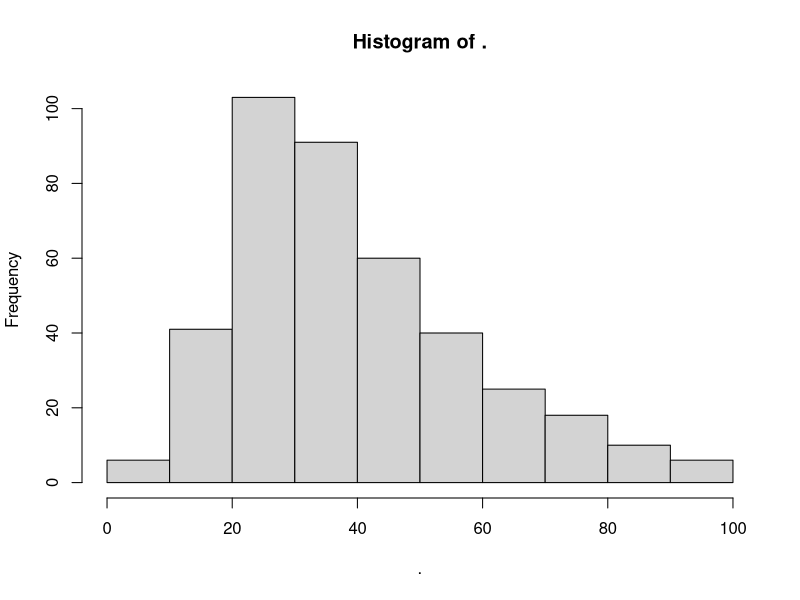
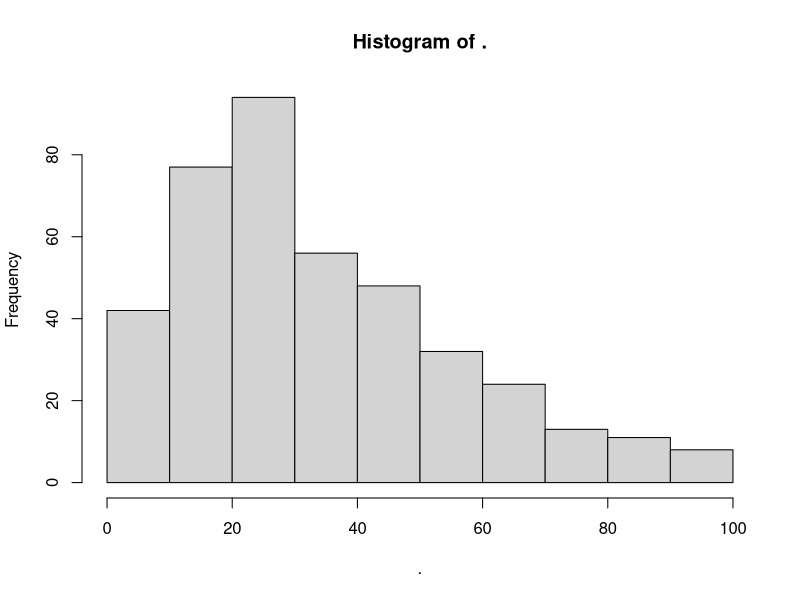
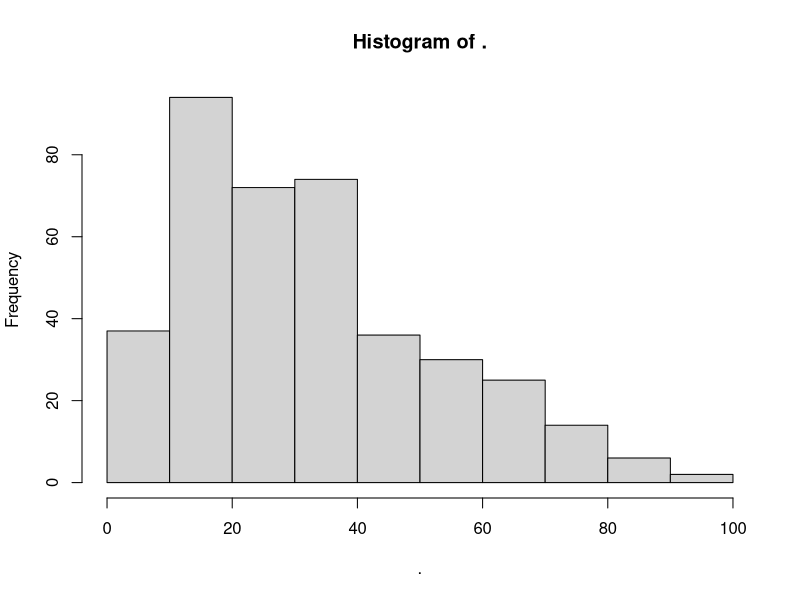
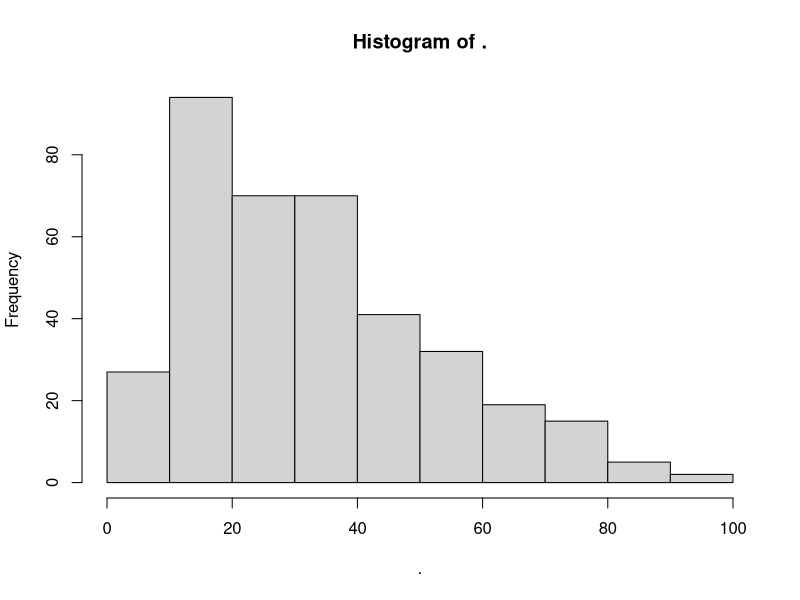
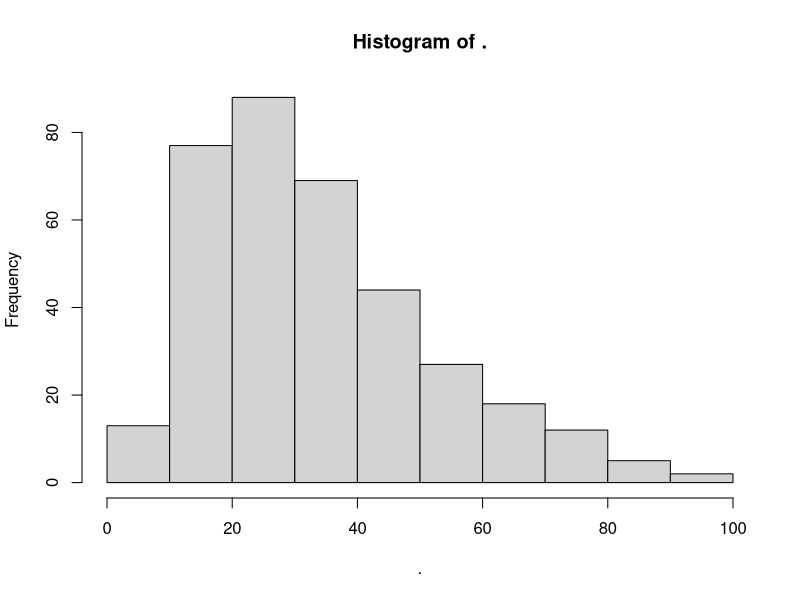
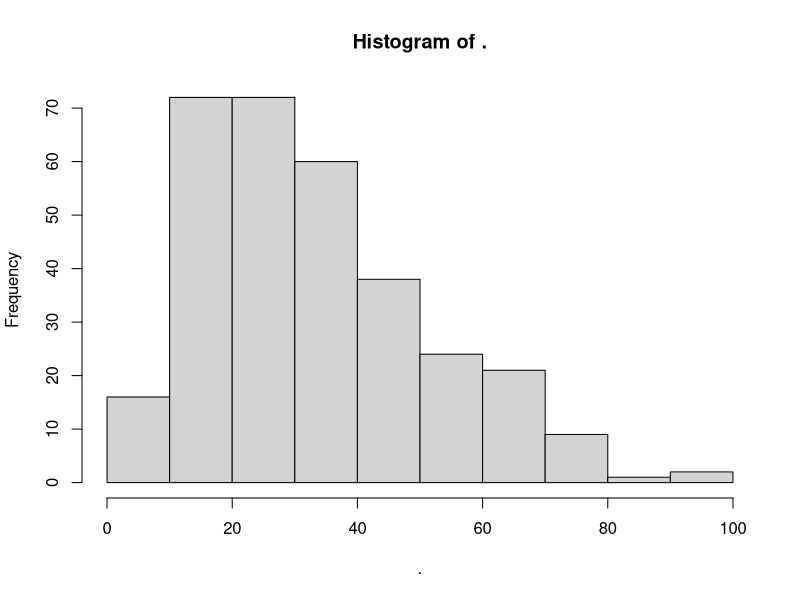
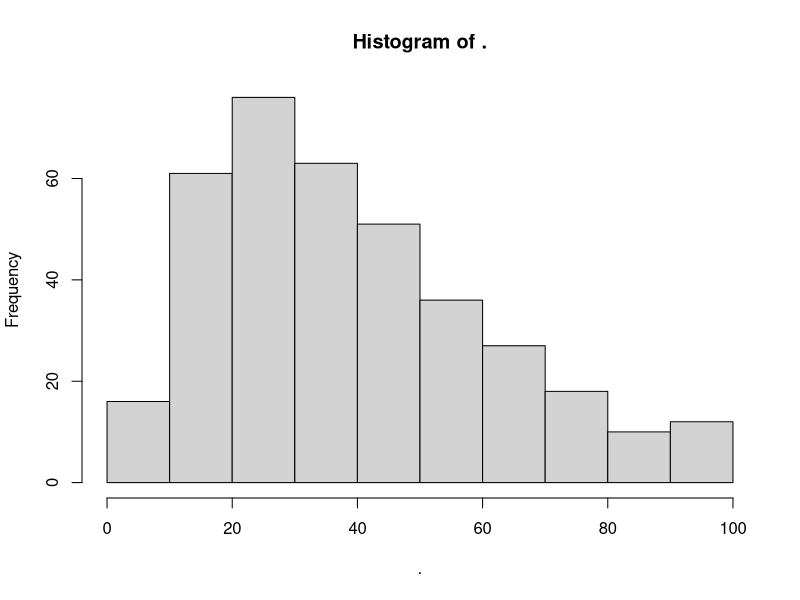
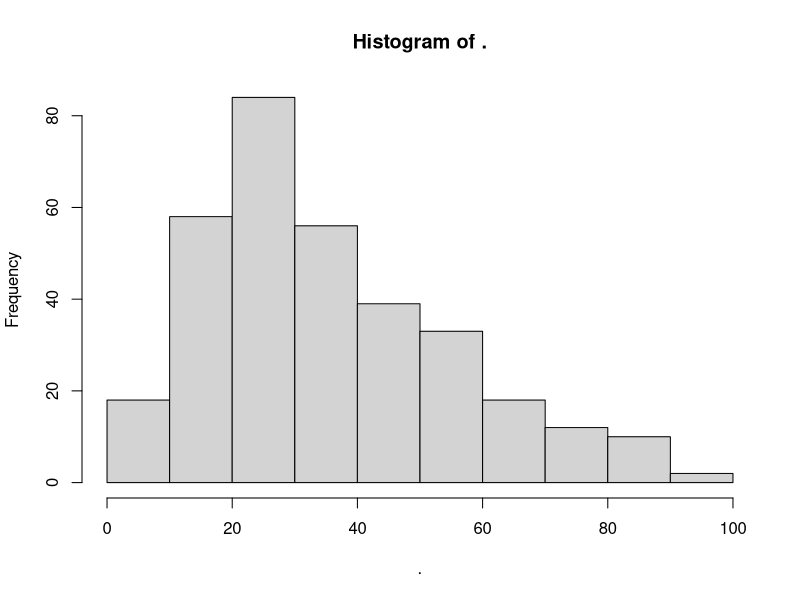

Write the R code that produced these figures, in order. (Note: this script raises an error after producing the figures.)
require(tidyverse)
require(lme4)
doit<-1
while (doit) {
    Ngroup2s = 10
    dd2<-MASS::mvrnorm(n=Ngroup2s, mu = c(0,0), Sigma = matrix(c(1,.3,.3,1),byrow = T, nrow=2))
    cor(dd2)
    
    df<-as.data.frame(c())
    for(i in 1:Ngroup2s){
        Ngroups = round(rnorm(1,7,2))
        NperGroup = rep(5,Ngroups)
        N = sum(NperGroup)
        groups = map(seq_along(NperGroup), ~rep(.,NperGroup[.])) %>% unlist() %>% factor
        
        dd<-MASS::mvrnorm(n=Ngroups, mu = c(0,0), Sigma = matrix(c(2,1,1,2),byrow = T, nrow=2))
        x = map(1:Ngroups, ~1:NperGroup[.]) %>% unlist
        xx = map(1:Ngroups, ~rep(rdunif(1,2,10), NperGroup[.]))%>% unlist
        x2 = i%%2
        e = rnorm(N, sd = 10)
        y = 0 + dd[groups,1]+dd2[i,1] + 3*x*xx + (2+dd[groups,2]+dd2[i,2])*x + (-6 * x2)*x+ (2 * x2) + e
        d = data.frame(x,xx,x2, y, groups)
        d$ng2 = i
        df<-rbind(df,d)
    }
    
    df$y<-df$y+abs(min(df$y))
    df$y<-df$y/(max(df$y))*100
    df$y %>% hist()
    
    #df$x<-df$x+12
    lmer(y~scale(x)*factor(x2)+(1+scale(x)|ng2/groups),df,control=lmerControl(optimizer = "bobyqa")) -> m
    print(VarCorr(m))
    
    t1 = attributes(VarCorr(m)[[1]])$stddev
    t2 = attributes(VarCorr(m)[[1]])$correlation
    t3 = attributes(VarCorr(m)[[2]])$stddev
    t4 = attributes(VarCorr(m)[[2]])$correlation
    
    if(!isSingular(m) & all(t1 != 0) & !(t2[lower.tri(t2)] %in% c(0,1,-1)) & all(t3 != 0) & !(t4[lower.tri(t4)] %in% c(0,1,-1)) ){
        doit <- 0
    }
}

df %>% transmute(
    child_id = paste0("ID",ng2,groups),
    school_id = paste0("SC",ng2),
    BNT60 = round(60 * (y/100)),
    schoolyear = x,
    mlhome = factor(x2)
) -> ddf

bnt <- ddf

#write.csv(ddf, "../../data/bntmono.csv", row.names=F)
